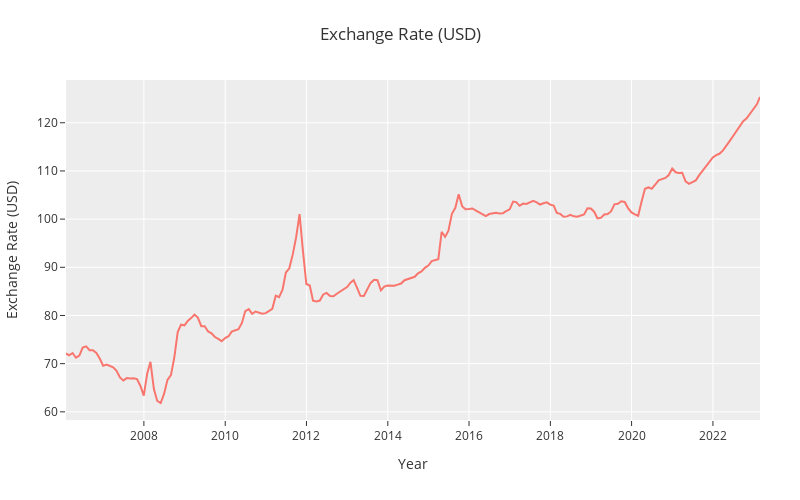

Here is the notebook cell this chart was saved with:
### Markdown cell above
### 'Exchange Rate (USD)' over the years

### Code cell
# Initialize plotly for use in Jupyter notebook
init_notebook_mode(connected=True)

# Set the plotly_dark theme
pio.templates.default = "ggplot2"

# Create a scatter plot of the exchange rate data
trace = go.Scatter(
    x=time_series_data.index,
    y=time_series_data['Exchange Rate (USD)'],
    mode='lines',
    name='Exchange Rate (USD)',
    hovertemplate='%{x}<br>Exchange Rate: %{y:.2f} USD<br><extra></extra>'  # Format the hover information
)

# Define the layout of the plot
layout = go.Layout(
    title='Exchange Rate (USD)',
    xaxis=dict(title='Year'),
    yaxis=dict(title='Exchange Rate (USD)'),
    hovermode='closest',
    width=800,  # Set the width of the graph to 800 pixels
    height=500,  # Set the height of the graph to 500 pixels
    margin=dict(l=40, r=40, b=80, t=80)  # Set the margins around the graph
)

# Combine the trace and layout into a figure and plot it
fig = go.Figure(data=[trace], layout=layout)
iplot(fig)

# Define the file path and name for the image
file_path = os.path.join("C:/Users/Admin/Desktop/phasee 5 Capstone/Time_Series_Capstone_Project", "exchange_rate.png")

# Save the plot as a PNG image
pio.write_image(fig, file_path)

### Figure 1 — Plotly figure (JSON) as saved in the notebook; plotly's stock layout.template omitted (floating-point values rounded to 4 significant figures; data arrays with more than 128 entries replaced by an {"elided": "..."} marker saying what was removed)
{"data": [{"hovertemplate": "%{x}<br>Exchange Rate: %{y:.2f} USD<br><extra></extra>", "mode": "lines", "name": "Exchange Rate (USD)", "type": "scatter", "x": {"elided": "206 str values"}, "y": {"elided": "206 float values"}}], "layout": {"height": 500, "hovermode": "closest", "margin": {"b": 80, "l": 40, "r": 40, "t": 80}, "title": {"text": "Exchange Rate (USD)"}, "width": 800, "xaxis": {"title": {"text": "Year"}}, "yaxis": {"title": {"text": "Exchange Rate (USD)"}}}}
